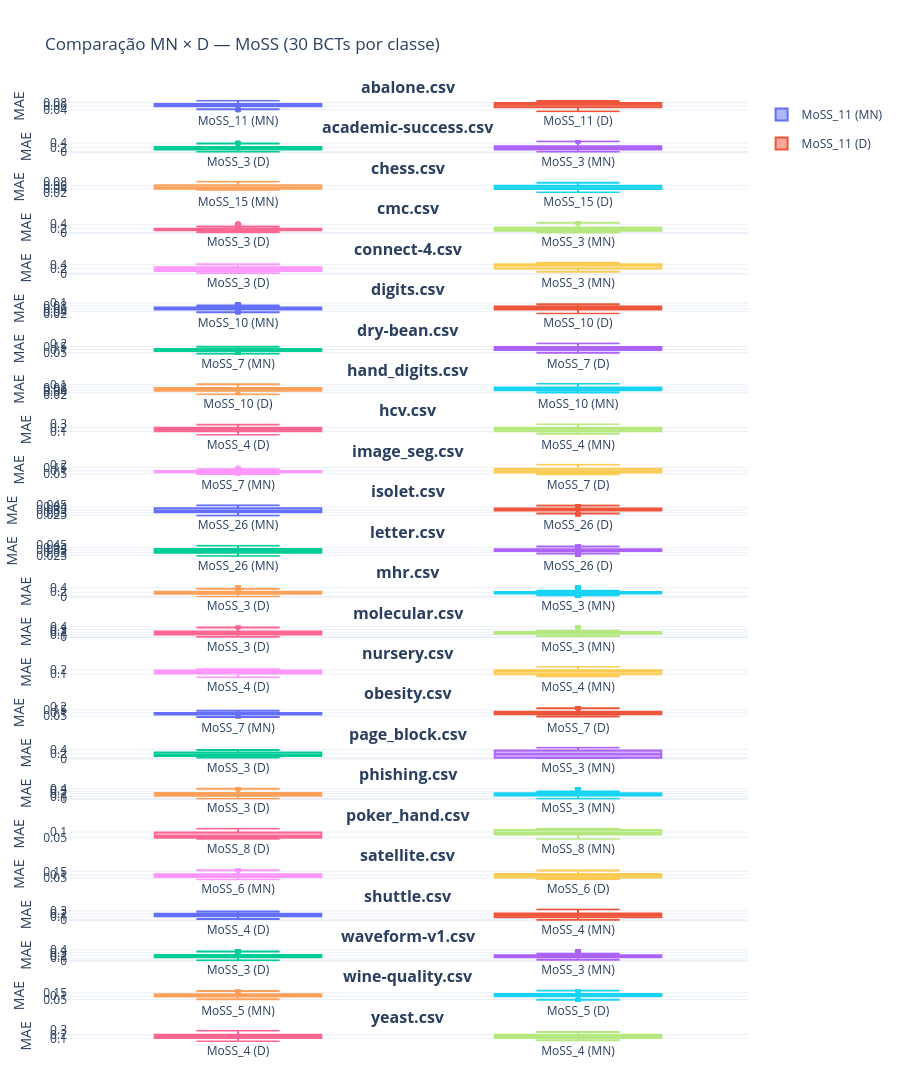

The cell this chart's notebook holds for it:
### Code cell
import pandas as pd
import plotly.graph_objects as go
from plotly.subplots import make_subplots

# =========================
# 1. Carregar os dados
# =========================
df_mn = pd.read_csv("mn_30_bcts_perclass.csv")
df_d  = pd.read_csv("../exp_012/d_30_bcts_perclass.csv")

# =========================
# 2. Filtrar apenas MoSS
# =========================
df_mn["modelo"] = df_mn["modelo"].astype(str)
df_d["modelo"]  = df_d["modelo"].astype(str)

df_mn = df_mn[df_mn["modelo"].str.startswith("MoSS_")].copy()
df_d  = df_d[df_d["modelo"].str.startswith("MoSS_")].copy()

df_mn["origem"] = "MN"
df_d["origem"]  = "D"

# =========================
# 3. Unir os dados
# =========================
df = pd.concat([df_mn, df_d], ignore_index=True)

datasets = df["dataset"].unique()
n_datasets = len(datasets)

if n_datasets == 0:
    raise ValueError("Nenhum dataset encontrado após o filtro de MoSS.")

# =========================
# 4. Criar subplots
# =========================
fig = make_subplots(
    rows=n_datasets,
    cols=1,
    subplot_titles=[f"<b>{ds}</b>" for ds in datasets],
    vertical_spacing=0.03
)

# =========================
# 5. Plotar
# =========================
for i, ds in enumerate(datasets, 1):
    df_ds = df[df["dataset"] == ds].copy()

    # Ordem dos MODELOS (melhor → pior)
    ordem_modelos = (
        df_ds.groupby("modelo")["erro"]
        .median()
        .sort_values()
        .index
        .tolist()
    )

    x_order = []

    for modelo in ordem_modelos:
        df_mod = df_ds[df_ds["modelo"] == modelo]

        med_mn = df_mod[df_mod["origem"] == "MN"]["erro"].median()
        med_d  = df_mod[df_mod["origem"] == "D"]["erro"].median()

        # 🔥 decidir quem fica à esquerda
        if med_mn <= med_d:
            origens_ordenadas = ["MN", "D"]
        else:
            origens_ordenadas = ["D", "MN"]

        # registrar ordem no eixo X
        for origem in origens_ordenadas:
            x_order.append(f"{modelo} ({origem})")

            df_plot = df_mod[df_mod["origem"] == origem]
            if df_plot.empty:
                continue

            fig.add_trace(
                go.Box(
                    y=df_plot["erro"],
                    name=f"{modelo} ({origem})",
                    legendgroup=f"{modelo}_{origem}",
                    boxpoints="outliers",
                    showlegend=(i == 1)
                ),
                row=i,
                col=1
            )

    # 🔒 Forçar ordem correta no eixo X
    fig.update_xaxes(
        categoryorder="array",
        categoryarray=x_order,
        row=i,
        col=1
    )


# =========================
# 6. Layout final
# =========================
fig.update_layout(
    height=n_datasets * 450,
    template="plotly_white",
    title_text="Comparação MN × D — MoSS (30 BCTs por classe)",
    margin=dict(t=100, b=50, l=50, r=50),
    showlegend=True
)

fig.update_yaxes(title_text="MAE")
fig.update_xaxes(showgrid=False)

fig.show()

### Figure 1 — Plotly figure (JSON) as saved in the notebook; plotly's stock layout.template omitted (floating-point values rounded to 4 significant figures; data arrays with more than 128 entries replaced by an {"elided": "..."} marker saying what was removed)
{"data": [{"boxpoints": "outliers", "legendgroup": "MoSS_11_MN", "name": "MoSS_11 (MN)", "showlegend": true, "type": "box", "xaxis": "x", "y": {"elided": "300 float values"}, "yaxis": "y"}, {"boxpoints": "outliers", "legendgroup": "MoSS_11_D", "name": "MoSS_11 (D)", "showlegend": true, "type": "box", "xaxis": "x", "y": {"elided": "300 float values"}, "yaxis": "y"}, {"boxpoints": "outliers", "legendgroup": "MoSS_3_D", "name": "MoSS_3 (D)", "showlegend": false, "type": "box", "xaxis": "x2", "y": {"elided": "300 float values"}, "yaxis": "y2"}, {"boxpoints": "outliers", "legendgroup": "MoSS_3_MN", "name": "MoSS_3 (MN)", "showlegend": false, "type": "box", "xaxis": "x2", "y": {"elided": "300 float values"}, "yaxis": "y2"}, {"boxpoints": "outliers", "legendgroup": "MoSS_15_MN", "name": "MoSS_15 (MN)", "showlegend": false, "type": "box", "xaxis": "x3", "y": {"elided": "300 float values"}, "yaxis": "y3"}, {"boxpoints": "outliers", "legendgroup": "MoSS_15_D", "name": "MoSS_15 (D)", "showlegend": false, "type": "box", "xaxis": "x3", "y": {"elided": "300 float values"}, "yaxis": "y3"}, {"boxpoints": "outliers", "legendgroup": "MoSS_3_D", "name": "MoSS_3 (D)", "showlegend": false, "type": "box", "xaxis": "x4", "y": {"elided": "300 float values"}, "yaxis": "y4"}, {"boxpoints": "outliers", "legendgroup": "MoSS_3_MN", "name": "MoSS_3 (MN)", "showlegend": false, "type": "box", "xaxis": "x4", "y": {"elided": "300 float values"}, "yaxis": "y4"}, {"boxpoints": "outliers", "legendgroup": "MoSS_3_D", "name": "MoSS_3 (D)", "showlegend": false, "type": "box", "xaxis": "x5", "y": {"elided": "300 float values"}, "yaxis": "y5"}, {"boxpoints": "outliers", "legendgroup": "MoSS_3_MN", "name": "MoSS_3 (MN)", "showlegend": false, "type": "box", "xaxis": "x5", "y": {"elided": "300 float values"}, "yaxis": "y5"}, {"boxpoints": "outliers", "legendgroup": "MoSS_10_MN", "name": "MoSS_10 (MN)", "showlegend": false, "type": "box", "xaxis": "x6", "y": {"elided": "300 float values"}, "yaxis": "y6"}, {"boxpoints": "outliers", "legendgroup": "MoSS_10_D", "name": "MoSS_10 (D)", "showlegend": false, "type": "box", "xaxis": "x6", "y": {"elided": "300 float values"}, "yaxis": "y6"}, {"boxpoints": "outliers", "legendgroup": "MoSS_7_MN", "name": "MoSS_7 (MN)", "showlegend": false, "type": "box", "xaxis": "x7", "y": {"elided": "300 float values"}, "yaxis": "y7"}, {"boxpoints": "outliers", "legendgroup": "MoSS_7_D", "name": "MoSS_7 (D)", "showlegend": false, "type": "box", "xaxis": "x7", "y": {"elided": "300 float values"}, "yaxis": "y7"}, {"boxpoints": "outliers", "legendgroup": "MoSS_10_D", "name": "MoSS_10 (D)", "showlegend": false, "type": "box", "xaxis": "x8", "y": {"elided": "300 float values"}, "yaxis": "y8"}, {"boxpoints": "outliers", "legendgroup": "MoSS_10_MN", "name": "MoSS_10 (MN)", "showlegend": false, "type": "box", "xaxis": "x8", "y": {"elided": "300 float values"}, "yaxis": "y8"}, {"boxpoints": "outliers", "legendgroup": "MoSS_4_D", "name": "MoSS_4 (D)", "showlegend": false, "type": "box", "xaxis": "x9", "y": {"elided": "300 float values"}, "yaxis": "y9"}, {"boxpoints": "outliers", "legendgroup": "MoSS_4_MN", "name": "MoSS_4 (MN)", "showlegend": false, "type": "box", "xaxis": "x9", "y": {"elided": "300 float values"}, "yaxis": "y9"}, {"boxpoints": "outliers", "legendgroup": "MoSS_7_MN", "name": "MoSS_7 (MN)", "showlegend": false, "type": "box", "xaxis": "x10", "y": {"elided": "300 float values"}, "yaxis": "y10"}, {"boxpoints": "outliers", "legendgroup": "MoSS_7_D", "name": "MoSS_7 (D)", "showlegend": false, "type": "box", "xaxis": "x10", "y": {"elided": "300 float values"}, "yaxis": "y10"}, {"boxpoints": "outliers", "legendgroup": "MoSS_26_MN", "name": "MoSS_26 (MN)", "showlegend": false, "type": "box", "xaxis": "x11", "y": {"elided": "300 float values"}, "yaxis": "y11"}, {"boxpoints": "outliers", "legendgroup": "MoSS_26_D", "name": "MoSS_26 (D)", "showlegend": false, "type": "box", "xaxis": "x11", "y": {"elided": "300 float values"}, "yaxis": "y11"}, {"boxpoints": "outliers", "legendgroup": "MoSS_26_MN", "name": "MoSS_26 (MN)", "showlegend": false, "type": "box", "xaxis": "x12", "y": {"elided": "300 float values"}, "yaxis": "y12"}, {"boxpoints": "outliers", "legendgroup": "MoSS_26_D", "name": "MoSS_26 (D)", "showlegend": false, "type": "box", "xaxis": "x12", "y": {"elided": "300 float values"}, "yaxis": "y12"}, {"boxpoints": "outliers", "legendgroup": "MoSS_3_D", "name": "MoSS_3 (D)", "showlegend": false, "type": "box", "xaxis": "x13", "y": {"elided": "300 float values"}, "yaxis": "y13"}, {"boxpoints": "outliers", "legendgroup": "MoSS_3_MN", "name": "MoSS_3 (MN)", "showlegend": false, "type": "box", "xaxis": "x13", "y": {"elided": "300 float values"}, "yaxis": "y13"}, {"boxpoints": "outliers", "legendgroup": "MoSS_3_D", "name": "MoSS_3 (D)", "showlegend": false, "type": "box", "xaxis": "x14", "y": {"elided": "300 float values"}, "yaxis": "y14"}, {"boxpoints": "outliers", "legendgroup": "MoSS_3_MN", "name": "MoSS_3 (MN)", "showlegend": false, "type": "box", "xaxis": "x14", "y": {"elided": "300 float values"}, "yaxis": "y14"}, {"boxpoints": "outliers", "legendgroup": "MoSS_4_D", "name": "MoSS_4 (D)", "showlegend": false, "type": "box", "xaxis": "x15", "y": {"elided": "300 float values"}, "yaxis": "y15"}, {"boxpoints": "outliers", "legendgroup": "MoSS_4_MN", "name": "MoSS_4 (MN)", "showlegend": false, "type": "box", "xaxis": "x15", "y": {"elided": "300 float values"}, "yaxis": "y15"}, {"boxpoints": "outliers", "legendgroup": "MoSS_7_MN", "name": "MoSS_7 (MN)", "showlegend": false, "type": "box", "xaxis": "x16", "y": {"elided": "300 float values"}, "yaxis": "y16"}, {"boxpoints": "outliers", "legendgroup": "MoSS_7_D", "name": "MoSS_7 (D)", "showlegend": false, "type": "box", "xaxis": "x16", "y": {"elided": "300 float values"}, "yaxis": "y16"}, {"boxpoints": "outliers", "legendgroup": "MoSS_3_D", "name": "MoSS_3 (D)", "showlegend": false, "type": "box", "xaxis": "x17", "y": {"elided": "300 float values"}, "yaxis": "y17"}, {"boxpoints": "outliers", "legendgroup": "MoSS_3_MN", "name": "MoSS_3 (MN)", "showlegend": false, "type": "box", "xaxis": "x17", "y": {"elided": "300 float values"}, "yaxis": "y17"}, {"boxpoints": "outliers", "legendgroup": "MoSS_3_D", "name": "MoSS_3 (D)", "showlegend": false, "type": "box", "xaxis": "x18", "y": {"elided": "300 float values"}, "yaxis": "y18"}, {"boxpoints": "outliers", "legendgroup": "MoSS_3_MN", "name": "MoSS_3 (MN)", "showlegend": false, "type": "box", "xaxis": "x18", "y": {"elided": "300 float values"}, "yaxis": "y18"}, {"boxpoints": "outliers", "legendgroup": "MoSS_8_D", "name": "MoSS_8 (D)", "showlegend": false, "type": "box", "xaxis": "x19", "y": {"elided": "300 float values"}, "yaxis": "y19"}, {"boxpoints": "outliers", "legendgroup": "MoSS_8_MN", "name": "MoSS_8 (MN)", "showlegend": false, "type": "box", "xaxis": "x19", "y": {"elided": "300 float values"}, "yaxis": "y19"}, {"boxpoints": "outliers", "legendgroup": "MoSS_6_MN", "name": "MoSS_6 (MN)", "showlegend": false, "type": "box", "xaxis": "x20", "y": {"elided": "300 float values"}, "yaxis": "y20"}, {"boxpoints": "outliers", "legendgroup": "MoSS_6_D", "name": "MoSS_6 (D)", "showlegend": false, "type": "box", "xaxis": "x20", "y": {"elided": "300 float values"}, "yaxis": "y20"}, {"boxpoints": "outliers", "legendgroup": "MoSS_4_D", "name": "MoSS_4 (D)", "showlegend": false, "type": "box", "xaxis": "x21", "y": {"elided": "300 float values"}, "yaxis": "y21"}, {"boxpoints": "outliers", "legendgroup": "MoSS_4_MN", "name": "MoSS_4 (MN)", "showlegend": false, "type": "box", "xaxis": "x21", "y": {"elided": "300 float values"}, "yaxis": "y21"}, {"boxpoints": "outliers", "legendgroup": "MoSS_3_D", "name": "MoSS_3 (D)", "showlegend": false, "type": "box", "xaxis": "x22", "y": {"elided": "300 float values"}, "yaxis": "y22"}, {"boxpoints": "outliers", "legendgroup": "MoSS_3_MN", "name": "MoSS_3 (MN)", "showlegend": false, "type": "box", "xaxis": "x22", "y": {"elided": "300 float values"}, "yaxis": "y22"}, {"boxpoints": "outliers", "legendgroup": "MoSS_5_MN", "name": "MoSS_5 (MN)", "showlegend": false, "type": "box", "xaxis": "x23", "y": {"elided": "300 float values"}, "yaxis": "y23"}, {"boxpoints": "outliers", "legendgroup": "MoSS_5_D", "name": "MoSS_5 (D)", "showlegend": false, "type": "box", "xaxis": "x23", "y": {"elided": "300 float values"}, "yaxis": "y23"}, {"boxpoints": "outliers", "legendgroup": "MoSS_4_D", "name": "MoSS_4 (D)", "showlegend": false, "type": "box", "xaxis": "x24", "y": {"elided": "300 float values"}, "yaxis": "y24"}, {"boxpoints": "outliers", "legendgroup": "MoSS_4_MN", "name": "MoSS_4 (MN)", "showlegend": false, "type": "box", "xaxis": "x24", "y": {"elided": "300 float values"}, "yaxis": "y24"}], "layout": {"annotations": [{"font": {"size": 16}, "showarrow": false, "text": "<b>abalone.csv</b>", "x": 0.5, "xanchor": "center", "xref": "paper", "y": 1, "yanchor": "bottom", "yref": "paper"}, {"font": {"size": 16}, "showarrow": false, "text": "<b>academic-success.csv</b>", "x": 0.5, "xanchor": "center", "xref": "paper", "y": 0.9571, "yanchor": "bottom", "yref": "paper"}, {"font": {"size": 16}, "showarrow": false, "text": "<b>chess.csv</b>", "x": 0.5, "xanchor": "center", "xref": "paper", "y": 0.9142, "yanchor": "bottom", "yref": "paper"}, {"font": {"size": 16}, "showarrow": false, "text": "<b>cmc.csv</b>", "x": 0.5, "xanchor": "center", "xref": "paper", "y": 0.8713, "yanchor": "bottom", "yref": "paper"}, {"font": {"size": 16}, "showarrow": false, "text": "<b>connect-4.csv</b>", "x": 0.5, "xanchor": "center", "xref": "paper", "y": 0.8283, "yanchor": "bottom", "yref": "paper"}, {"font": {"size": 16}, "showarrow": false, "text": "<b>digits.csv</b>", "x": 0.5, "xanchor": "center", "xref": "paper", "y": 0.7854, "yanchor": "bottom", "yref": "paper"}, {"font": {"size": 16}, "showarrow": false, "text": "<b>dry-bean.csv</b>", "x": 0.5, "xanchor": "center", "xref": "paper", "y": 0.7425, "yanchor": "bottom", "yref": "paper"}, {"font": {"size": 16}, "showarrow": false, "text": "<b>hand_digits.csv</b>", "x": 0.5, "xanchor": "center", "xref": "paper", "y": 0.6996, "yanchor": "bottom", "yref": "paper"}, {"font": {"size": 16}, "showarrow": false, "text": "<b>hcv.csv</b>", "x": 0.5, "xanchor": "center", "xref": "paper", "y": 0.6567, "yanchor": "bottom", "yref": "paper"}, {"font": {"size": 16}, "showarrow": false, "text": "<b>image_seg.csv</b>", "x": 0.5, "xanchor": "center", "xref": "paper", "y": 0.6138, "yanchor": "bottom", "yref": "paper"}, {"font": {"size": 16}, "showarrow": false, "text": "<b>isolet.csv</b>", "x": 0.5, "xanchor": "center", "xref": "paper", "y": 0.5708, "yanchor": "bottom", "yref": "paper"}, {"font": {"size": 16}, "showarrow": false, "text": "<b>letter.csv</b>", "x": 0.5, "xanchor": "center", "xref": "paper", "y": 0.5279, "yanchor": "bottom", "yref": "paper"}, {"font": {"size": 16}, "showarrow": false, "text": "<b>mhr.csv</b>", "x": 0.5, "xanchor": "center", "xref": "paper", "y": 0.485, "yanchor": "bottom", "yref": "paper"}, {"font": {"size": 16}, "showarrow": false, "text": "<b>molecular.csv</b>", "x": 0.5, "xanchor": "center", "xref": "paper", "y": 0.4421, "yanchor": "bottom", "yref": "paper"}, {"font": {"size": 16}, "showarrow": false, "text": "<b>nursery.csv</b>", "x": 0.5, "xanchor": "center", "xref": "paper", "y": 0.3992, "yanchor": "bottom", "yref": "paper"}, {"font": {"size": 16}, "showarrow": false, "text": "<b>obesity.csv</b>", "x": 0.5, "xanchor": "center", "xref": "paper", "y": 0.3563, "yanchor": "bottom", "yref": "paper"}, {"font": {"size": 16}, "showarrow": false, "text": "<b>page_block.csv</b>", "x": 0.5, "xanchor": "center", "xref": "paper", "y": 0.3133, "yanchor": "bottom", "yref": "paper"}, {"font": {"size": 16}, "showarrow": false, "text": "<b>phishing.csv</b>", "x": 0.5, "xanchor": "center", "xref": "paper", "y": 0.2704, "yanchor": "bottom", "yref": "paper"}, {"font": {"size": 16}, "showarrow": false, "text": "<b>poker_hand.csv</b>", "x": 0.5, "xanchor": "center", "xref": "paper", "y": 0.2275, "yanchor": "bottom", "yref": "paper"}, {"font": {"size": 16}, "showarrow": false, "text": "<b>satellite.csv</b>", "x": 0.5, "xanchor": "center", "xref": "paper", "y": 0.1846, "yanchor": "bottom", "yref": "paper"}, {"font": {"size": 16}, "showarrow": false, "text": "<b>shuttle.csv</b>", "x": 0.5, "xanchor": "center", "xref": "paper", "y": 0.1417, "yanchor": "bottom", "yref": "paper"}, {"font": {"size": 16}, "showarrow": false, "text": "<b>waveform-v1.csv</b>", "x": 0.5, "xanchor": "center", "xref": "paper", "y": 0.09875, "yanchor": "bottom", "yref": "paper"}, {"font": {"size": 16}, "showarrow": false, "text": "<b>wine-quality.csv</b>", "x": 0.5, "xanchor": "center", "xref": "paper", "y": 0.05583, "yanchor": "bottom", "yref": "paper"}, {"font": {"size": 16}, "showarrow": false, "text": "<b>yeast.csv</b>", "x": 0.5, "xanchor": "center", "xref": "paper", "y": 0.01292, "yanchor": "bottom", "yref": "paper"}], "height": 10800, "margin": {"b": 50, "l": 50, "r": 50, "t": 100}, "showlegend": true, "title": {"text": "Comparação MN × D — MoSS (30 BCTs por classe)"}, "xaxis": {"anchor": "y", "categoryarray": ["MoSS_11 (MN)", "MoSS_11 (D)"], "categoryorder": "array", "domain": [0, 1], "showgrid": false}, "xaxis10": {"anchor": "y10", "categoryarray": ["MoSS_7 (MN)", "MoSS_7 (D)"], "categoryorder": "array", "domain": [0, 1], "showgrid": false}, "xaxis11": {"anchor": "y11", "categoryarray": ["MoSS_26 (MN)", "MoSS_26 (D)"], "categoryorder": "array", "domain": [0, 1], "showgrid": false}, "xaxis12": {"anchor": "y12", "categoryarray": ["MoSS_26 (MN)", "MoSS_26 (D)"], "categoryorder": "array", "domain": [0, 1], "showgrid": false}, "xaxis13": {"anchor": "y13", "categoryarray": ["MoSS_3 (D)", "MoSS_3 (MN)"], "categoryorder": "array", "domain": [0, 1], "showgrid": false}, "xaxis14": {"anchor": "y14", "categoryarray": ["MoSS_3 (D)", "MoSS_3 (MN)"], "categoryorder": "array", "domain": [0, 1], "showgrid": false}, "xaxis15": {"anchor": "y15", "categoryarray": ["MoSS_4 (D)", "MoSS_4 (MN)"], "categoryorder": "array", "domain": [0, 1], "showgrid": false}, "xaxis16": {"anchor": "y16", "categoryarray": ["MoSS_7 (MN)", "MoSS_7 (D)"], "categoryorder": "array", "domain": [0, 1], "showgrid": false}, "xaxis17": {"anchor": "y17", "categoryarray": ["MoSS_3 (D)", "MoSS_3 (MN)"], "categoryorder": "array", "domain": [0, 1], "showgrid": false}, "xaxis18": {"anchor": "y18", "categoryarray": ["MoSS_3 (D)", "MoSS_3 (MN)"], "categoryorder": "array", "domain": [0, 1], "showgrid": false}, "xaxis19": {"anchor": "y19", "categoryarray": ["MoSS_8 (D)", "MoSS_8 (MN)"], "categoryorder": "array", "domain": [0, 1], "showgrid": false}, "xaxis2": {"anchor": "y2", "categoryarray": ["MoSS_3 (D)", "MoSS_3 (MN)"], "categoryorder": "array", "domain": [0, 1], "showgrid": false}, "xaxis20": {"anchor": "y20", "categoryarray": ["MoSS_6 (MN)", "MoSS_6 (D)"], "categoryorder": "array", "domain": [0, 1], "showgrid": false}, "xaxis21": {"anchor": "y21", "categoryarray": ["MoSS_4 (D)", "MoSS_4 (MN)"], "categoryorder": "array", "domain": [0, 1], "showgrid": false}, "xaxis22": {"anchor": "y22", "categoryarray": ["MoSS_3 (D)", "MoSS_3 (MN)"], "categoryorder": "array", "domain": [0, 1], "showgrid": false}, "xaxis23": {"anchor": "y23", "categoryarray": ["MoSS_5 (MN)", "MoSS_5 (D)"], "categoryorder": "array", "domain": [0, 1], "showgrid": false}, "xaxis24": {"anchor": "y24", "categoryarray": ["MoSS_4 (D)", "MoSS_4 (MN)"], "categoryorder": "array", "domain": [0, 1], "showgrid": false}, "xaxis3": {"anchor": "y3", "categoryarray": ["MoSS_15 (MN)", "MoSS_15 (D)"], "categoryorder": "array", "domain": [0, 1], "showgrid": false}, "xaxis4": {"anchor": "y4", "categoryarray": ["MoSS_3 (D)", "MoSS_3 (MN)"], "categoryorder": "array", "domain": [0, 1], "showgrid": false}, "xaxis5": {"anchor": "y5", "categoryarray": ["MoSS_3 (D)", "MoSS_3 (MN)"], "categoryorder": "array", "domain": [0, 1], "showgrid": false}, "xaxis6": {"anchor": "y6", "categoryarray": ["MoSS_10 (MN)", "MoSS_10 (D)"], "categoryorder": "array", "domain": [0, 1], "showgrid": false}, "xaxis7": {"anchor": "y7", "categoryarray": ["MoSS_7 (MN)", "MoSS_7 (D)"], "categoryorder": "array", "domain": [0, 1], "showgrid": false}, "xaxis8": {"anchor": "y8", "categoryarray": ["MoSS_10 (D)", "MoSS_10 (MN)"], "categoryorder": "array", "domain": [0, 1], "showgrid": false}, "xaxis9": {"anchor": "y9", "categoryarray": ["MoSS_4 (D)", "MoSS_4 (MN)"], "categoryorder": "array", "domain": [0, 1], "showgrid": false}, "yaxis": {"anchor": "x", "domain": [0.9871, 1], "title": {"text": "MAE"}}, "yaxis10": {"anchor": "x10", "domain": [0.6008, 0.6138], "title": {"text": "MAE"}}, "yaxis11": {"anchor": "x11", "domain": [0.5579, 0.5708], "title": {"text": "MAE"}}, "yaxis12": {"anchor": "x12", "domain": [0.515, 0.5279], "title": {"text": "MAE"}}, "yaxis13": {"anchor": "x13", "domain": [0.4721, 0.485], "title": {"text": "MAE"}}, "yaxis14": {"anchor": "x14", "domain": [0.4292, 0.4421], "title": {"text": "MAE"}}, "yaxis15": {"anchor": "x15", "domain": [0.3863, 0.3992], "title": {"text": "MAE"}}, "yaxis16": {"anchor": "x16", "domain": [0.3433, 0.3563], "title": {"text": "MAE"}}, "yaxis17": {"anchor": "x17", "domain": [0.3004, 0.3133], "title": {"text": "MAE"}}, "yaxis18": {"anchor": "x18", "domain": [0.2575, 0.2704], "title": {"text": "MAE"}}, "yaxis19": {"anchor": "x19", "domain": [0.2146, 0.2275], "title": {"text": "MAE"}}, "yaxis2": {"anchor": "x2", "domain": [0.9442, 0.9571], "title": {"text": "MAE"}}, "yaxis20": {"anchor": "x20", "domain": [0.1717, 0.1846], "title": {"text": "MAE"}}, "yaxis21": {"anchor": "x21", "domain": [0.1288, 0.1417], "title": {"text": "MAE"}}, "yaxis22": {"anchor": "x22", "domain": [0.08583, 0.09875], "title": {"text": "MAE"}}, "yaxis23": {"anchor": "x23", "domain": [0.04292, 0.05583], "title": {"text": "MAE"}}, "yaxis24": {"anchor": "x24", "domain": [0, 0.01292], "title": {"text": "MAE"}}, "yaxis3": {"anchor": "x3", "domain": [0.9013, 0.9142], "title": {"text": "MAE"}}, "yaxis4": {"anchor": "x4", "domain": [0.8583, 0.8713], "title": {"text": "MAE"}}, "yaxis5": {"anchor": "x5", "domain": [0.8154, 0.8283], "title": {"text": "MAE"}}, "yaxis6": {"anchor": "x6", "domain": [0.7725, 0.7854], "title": {"text": "MAE"}}, "yaxis7": {"anchor": "x7", "domain": [0.7296, 0.7425], "title": {"text": "MAE"}}, "yaxis8": {"anchor": "x8", "domain": [0.6867, 0.6996], "title": {"text": "MAE"}}, "yaxis9": {"anchor": "x9", "domain": [0.6438, 0.6567], "title": {"text": "MAE"}}}}
